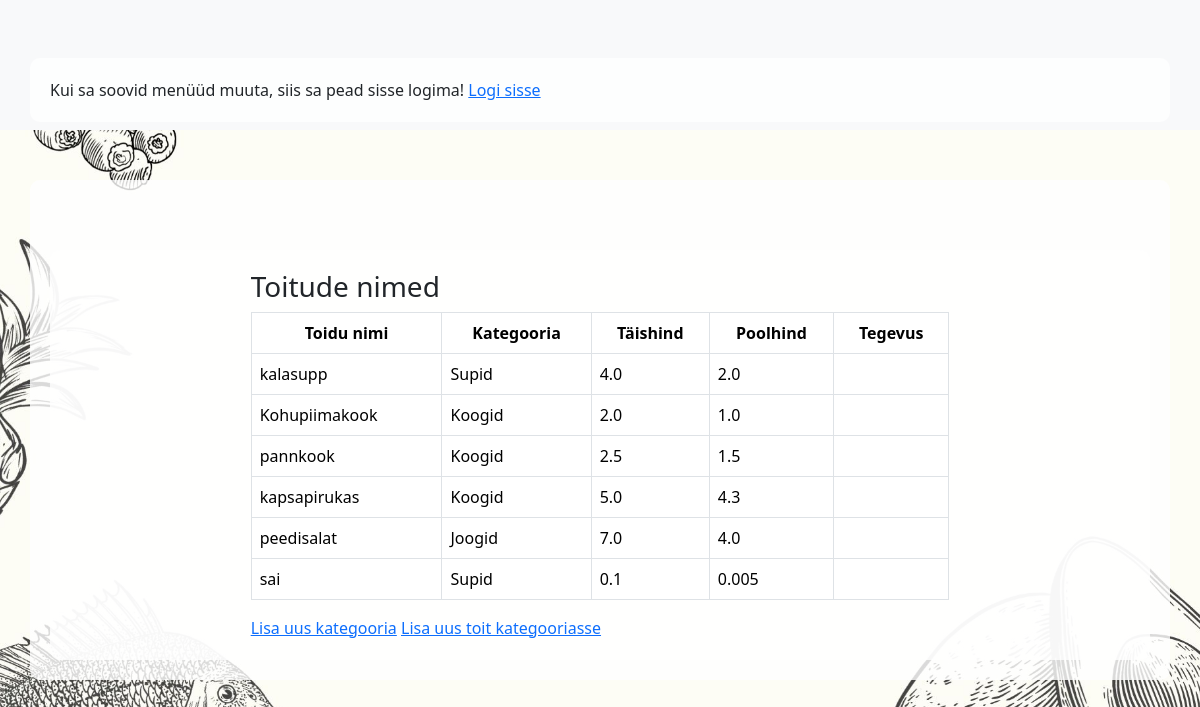
The page /app_admin/foods_name_listing/ on the database its author committed.
### app_admin/models.py (models this page shows, shortened)
class FoodsListing(models.Model):
    toidu_nimetus = models.CharField(max_length=255, verbose_name="Sisesta toidu nimetus")
    taishind = models.FloatField(null=False, blank=True)
    poolhind = models.FloatField(null=False, blank=True)
    kategooria = models.ForeignKey(Category, on_delete=models.CASCADE, default=1, verbose_name="Kategooria")

class Category(models.Model):
    number = models.IntegerField(null=True, blank=True, default=0)  # Add a default value here
    name = models.CharField(max_length=255, unique=True, verbose_name="Uue kategooria nimetus")
    def __str__(self):
        return self.name

### app_admin/views.py (the view)
# urls.py: path('foods_name_listing/', views.FoodsList.as_view(), name='foods_name_listing'),
class FoodsList(ListView):
    template_name = 'app_admin/foods_name_listing.html'
    model = FoodsListing
    context_object_name = 'foods'  # Update this line
    def get_context_data(self, **kwargs):
        context = super().get_context_data(**kwargs)
        return context

### app_admin/templates/app_admin/foods_name_listing.html (shortened to what this page needs)
{% extends 'base_admin.html' %}
{% block content %}
    <div class="container">
        <div class="row">
            <div class="col-8 mx-auto">
                <h3>Toitude nimed</h3>
                <table class="table table-bordered table-hover">
                    <thead>
                    <tr class="text-center">
                        <th>Toidu nimi</th>
                        <th>Kategooria</th>
                        <th>Täishind</th>
                        <th>Poolhind</th>
                        <th>Tegevus</th>
                    </tr>
                    </thead>
                    <tbody>
                    {% for food in foods %}
                        <tr>
                            <td>{{ food.toidu_nimetus }}</td>
                            <td>{{ food.kategooria }}</td>
                            <td>{{ food.taishind }}</td>
                            <td>{{ food.poolhind }}</td>
                            <td class="text-center">
                            </td>
                        </tr>
                    {% endfor %}
                    </tbody>
                </table>
                <a href="{% url 'app_admin:category_create' %}">Lisa uus kategooria</a>
                <a href="{% url 'app_admin:food_create' %}">Lisa uus toit kategooriasse</a>
            </div>
        </div>
    </div>
{% endblock %}

### rows shown on the page
FoodsListing: toidu_nimetus "kalasupp", kategooria "Supid", taishind "4.0", poolhind "2.0"
FoodsListing: toidu_nimetus "Kohupiimakook", kategooria "Koogid", taishind "2.0", poolhind "1.0"
FoodsListing: toidu_nimetus "pannkook", kategooria "Koogid", taishind "2.5", poolhind "1.5"
FoodsListing: toidu_nimetus "kapsapirukas", kategooria "Koogid", taishind "5.0", poolhind "4.3"
FoodsListing: toidu_nimetus "peedisalat", kategooria "Joogid", taishind "7.0", poolhind "4.0"
FoodsListing: toidu_nimetus "sai", kategooria "Supid", taishind "0.1", poolhind "0.005"
